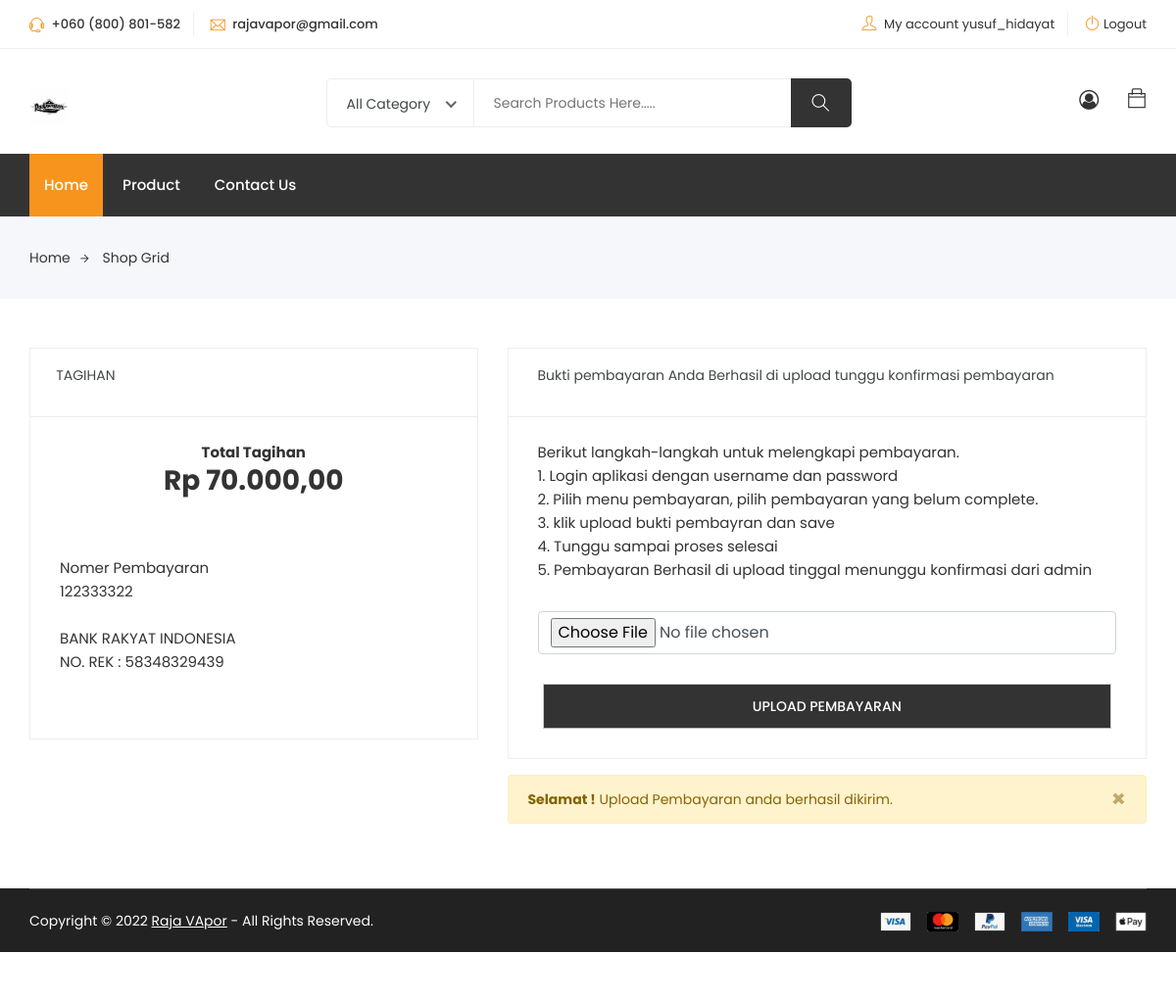
Page /pembayaran/index.php?halaman=pembayaran_upload&id_pembayaran=3 (signed in) on the committed database.
### tables this page shows
CREATE TABLE `pembayaran` (
  `id_pembayaran` int(11) NOT NULL,
  `id_checkout` int(11) NOT NULL,
  `nomor_pembayaran` varchar(50) NOT NULL,
  `total_pembayaran` int(11) NOT NULL,
  `bukti_pembayaran` text NOT NULL,
  `status_pembayaran` int(11) NOT NULL,
  `tanggal_pembayaran` date NOT NULL,
  `id_bank` int(11) NOT NULL
);

CREATE TABLE `bank` (
  `id_bank` int(11) NOT NULL,
  `nama_bank` varchar(100) NOT NULL,
  `no_rekening` int(11) NOT NULL,
  `tutorial_pembayaran` text NOT NULL,
  `atas_nama` varchar(50) NOT NULL,
  `status_bank` int(11) NOT NULL,
  `gambar_logo` text NOT NULL
);

### function.php (called while the page is built, shortened)
<?php
    $url_assets = "http://localhost/201753028/assets/";
    function base_url($urlparam){
        $url = "http://localhost/201753028/".$urlparam;
        return $url;
    }
    function rupiah($angka)
    {
        $hasil_rupiah = "Rp " . number_format($angka, 2, ',', '.');
        return $hasil_rupiah;
    }
    function querysatudata($query){
        $koneksi = mysqli_connect("localhost","root","","201753028");
        $query_cek = mysqli_query($koneksi, $query);
        return mysqli_fetch_array($query_cek, MYSQLI_BOTH);
    }

### pembayaran/pembayaran_upload.php (the view, shortened to what this page needs)
<?php
if (isset($_GET['id_pembayaran'])) {
    $pembayaran = querysatudata("SELECT * FROM pembayaran JOIN bank ON pembayaran.id_bank = bank.id_bank WHERE id_pembayaran = " . $_GET['id_pembayaran'] . "");
}
?>
<section class="shop checkout section">
    <div class="container">
        <div class="row">
            <div class="col-lg-5 col-12 ">
                <div class="order-details">
                    <div class="single-widget">
                        &nbsp;&nbsp;&nbsp;&nbsp;&nbsp;&nbsp;&nbsp;TAGIHAN
                        <div class="content">
                            <ul>
                                <li class="last">
                                </li>
                                <li class="text-center">
                                    <b>
                                        Total Tagihan
                                    </b>
                                    <h3>
                                        <?= rupiah($pembayaran['total_pembayaran']) ?>
                                </li>
                                <li>
                                    <br><br>
                                    Nomer Pembayaran <br>
                                    <?= $pembayaran['nomor_pembayaran'] ?>
                                    <br>
                                    <br>
                                    <?= $pembayaran['nama_bank'] ?> <br>
                                    NO. REK : 58348329439 <br><br>
                                </li>
                            </ul>
                        </div>
                    </div>
                </div>
            </div>
            <div class="col-lg-7 col-12">
                <div class="order-details mb-3">
                    <div class="single-widget">
                        <?php
                        if ($pembayaran['status_pembayaran'] == 1) {
                            echo ' Silahkan Upload Bukti pembayaran Anda ';
                        } elseif ($pembayaran['status_pembayaran'] == 2) {
                            echo 'Bukti pembayaran Anda Upload tidak valid';
                        } elseif ($pembayaran['status_pembayaran'] == 3) {
                            echo 'Bukti pembayaran Anda Berhasil di upload tunggu konfirmasi pembayaran';
                        } elseif ($pembayaran['status_pembayaran'] == 4) {
                            echo ' Pembayaran berhasil di konfirmasi ';
                        }
                        ?>
                        <div class="content">
                            <ul>
                                <li class="last">
                                </li>
                                <li>
                                    Berikut langkah-langkah untuk melengkapi pembayaran. <br>
                                    1. Login aplikasi dengan username dan password <br>
                                    2. Pilih menu pembayaran, pilih pembayaran yang belum complete. <br>
                                    3. klik upload bukti pembayran dan save <br>
                                    4. Tunggu sampai proses selesai <br>
                                    5. Pembayaran Berhasil di upload tinggal menunggu konfirmasi dari admin
                                </li>
                            </ul>
                        </div>
                    </div>
                    <form action="<?= base_url('pembayaran/aksi.php') ?>" method="post" enctype="multipart/form-data">
                        <div class="single-widget">
                            <div class="content">
                                <ul>
                                    <li>
                                        <input type="file" name="butkipembayaran" class="form-control " id="">
                                    </li>
                                </ul>
                            </div>
                        </div>
                        <div class="single-widget get-button">
                            <div class="content">
                                <div class="button">
                                    <button type="submit" name="btnUPLOADBUKTIPEMBAYARAN" class="btn">Upload Pembayaran</button>
                                </div>
                            </div>
                        </div>
                    </form>
                </div>
                <?php
                if ($pembayaran['status_pembayaran'] == 3) { ?>
                    <div class="alert alert-warning alert-dismissible fade show" role="alert">
                        <strong>Selamat !</strong> Upload Pembayaran anda berhasil dikirim.
                        <button type="button" class="close" data-dismiss="alert" aria-label="Close">
                            <span aria-hidden="true">&times;</span>
                        </button>
                    </div>
                <?php
                }
                ?>
            </div>
        </div>
    </div>
    <div style="height:50px;">
    </div>

### templates/header.php (shortened to what this page needs)
<!DOCTYPE html>
<html lang="zxx">
<head>
	<link rel="stylesheet" href="<?= $url_assets . "eshop/eshop/" ?>css/bootstrap.css">
	<link rel="stylesheet" href="<?= $url_assets . "eshop/eshop/" ?>css/magnific-popup.min.css">
	<link rel="stylesheet" href="<?= $url_assets . "eshop/eshop/" ?>css/font-awesome.css">
	<link rel="stylesheet" href="<?= $url_assets . "eshop/eshop/" ?>css/jquery.fancybox.min.css">
	<link rel="stylesheet" href="<?= $url_assets . "eshop/eshop/" ?>css/themify-icons.css">
	<link rel="stylesheet" href="<?= $url_assets . "eshop/eshop/" ?>css/niceselect.css">
	<link rel="stylesheet" href="<?= $url_assets . "eshop/eshop/" ?>css/animate.css">
	<link rel="stylesheet" href="<?= $url_assets . "eshop/eshop/" ?>css/flex-slider.min.css">
	<link rel="stylesheet" href="<?= $url_assets . "eshop/eshop/" ?>css/owl-carousel.css">
	<link rel="stylesheet" href="<?= $url_assets . "eshop/eshop/" ?>css/slicknav.min.css">
	<link rel="stylesheet" href="<?= $url_assets . "eshop/eshop/" ?>css/reset.css">
	<link rel="stylesheet" href="<?= $url_assets . "eshop/eshop/" ?>style.css">
	<link rel="stylesheet" href="<?= $url_assets . "eshop/eshop/" ?>css/responsive.css">
</head>
<body class="js">
	<header class="header shop">
		<div class="topbar">
			<div class="container">
				<div class="row">
					<div class="col-lg-4 col-md-12 col-12">
						<div class="top-left">
							<ul class="list-main">
								<li><i class="ti-headphone-alt"></i> +060 (800) 801-582</li>
								<li><i class="ti-email"></i> rajavapor@gmail.com</li>
							</ul>
						</div>
					</div>
					<div class="col-lg-8 col-md-12 col-12">
						<div class="right-content">
							<ul class="list-main">
								<?php if (isset($_SESSION['id_user'])) { ?>
									<li>
										<i class="ti-user"></i>
										<a href="#">My account <?= $_SESSION['username']; ?> </a>
									</li>
									<li><i class="ti-power-off"></i><a href="<?= base_url('logout.php') ?>">Logout</a></li>
								<?php } ?>
							</ul>
						</div>
					</div>
				</div>
			</div>
		</div>
		<div class="middle-inner">
			<div class="container">
				<div class="row">
					<div class="col-lg-2 col-md-2 col-12">
						<div class="logo">
							<a href="/201753028/"><img src="<?= $url_assets . "eshop/eshop/" ?>images/rajavapor.jpg" width="40px" style="" alt="logo"></a>
						</div>
					</div>
					<div class="col-lg-8 col-md-7 col-12">
						<div class="search-bar-top">
							<div class="search-bar">
								<form action="<?= base_url('search.php') ?>" method="GET">
									<input name="search" placeholder="Search Products Here....." type="search">
									<button class="btnn"><i class="ti-search"></i></button>
								</form>
							</div>
						</div>
					</div>
					<div class="col-lg-2 col-md-3 col-12">
						<div class="right-bar">
							<?php if (isset($_SESSION['id_user'])) { ?>
								<div class="sinlge-bar">
									<a href="http://localhost/201753028/shop/user/index.php" class="single-icon"><i class="fa fa-user-circle-o" aria-hidden="true"></i></a>
								</div>
							<?php } else { ?>
								<div class="sinlge-bar">
									<a href="<?= base_url('?halaman=login') ?>" class="single-icon"><i class="fa fa-user-circle-o" aria-hidden="true"></i></a>
								</div>
							<?php } ?>
							<div class="sinlge-bar shopping">
								<a href="#" class="single-icon"><i class="ti-bag"></i>
								</a>
							</div>
						</div>
					</div>
				</div>
			</div>
		</div>
		<div class="header-inner">
			<div class="container">
				<div class="cat-nav-head">
					<div class="row">
						<div class="col-12">
							<div class="menu-area">
								<nav class="navbar navbar-expand-lg">
									<div class="navbar-collapse">
										<div class="nav-inner">
											<ul class="nav main-menu menu navbar-nav">
												<li class="active"><a href="<?= base_url('') ?>">Home</a></li>
												<li><a href="<?= base_url('') ?>">Product</a></li>
												<li><a href="contact.html">Contact Us</a></li>
											</ul>
										</div>
									</div>
								</nav>
							</div>
						</div>
					</div>
				</div>
			</div>
		</div>
	</header>
	<div class="breadcrumbs" style="margin-bottom:0%;">
		<div class="container">
			<div class="row">
				<div class="col-12">
					<div class="bread-inner">
						<ul class="bread-list">
							<li><a href="index1.html">Home<i class="ti-arrow-right"></i></a></li>
							<li class="active"><a href="blog-single.html">Shop Grid</a></li>
						</ul>
					</div>
				</div>
			</div>
		</div>
	</div>

### pembayaran/index.php (shortened to what this page needs)
<?php
include '../function.php';
include '../templates/header.php';
$col_atas = '
<section class=" shop-sidebar shop " style="margin-top:10px; margin-bottom:50px;">
    <div class="container">
        <div class="row">
';
$col_bawah = '</div></div></section>';
if (isset($_GET['halaman'])) {
    $hal = $_GET['halaman'];
    switch ($hal) {
        case 'pembayaran_upload':
            include "pembayaran_upload.php";
            break;
    }
} else {
    echo $col_atas;
    include "../shop/user/sidebar.php";
    include "pembayaran.php";
    echo $col_bawah;
}
?>
<?php
include '../templates/footer.php';
?>

### templates/footer.php (shortened to what this page needs)
    <footer class="footer">
		<div class="copyright">
			<div class="container">
				<div class="inner">
					<div class="row">
						<div class="col-lg-6 col-12">
							<div class="left">
								<p>Copyright © <?= date('Y') ?> <a href="/201753028/" target="_blank">Raja VApor</a>  -  All Rights Reserved.</p>
							</div>
						</div>
						<div class="col-lg-6 col-12">
							<div class="right">
								<img src="images/payments.png" alt="#">
							</div>
						</div>
					</div>
				</div>
			</div>
		</div>
	</footer>
</body>
</html>

### rows in the picture
pembayaran: total_pembayaran "Rp 70.000,00", nomor_pembayaran "122333322", id_bank.nama_bank "BANK RAKYAT INDONESIA"

### other values in the picture
$_SESSION['username'] "yusuf_hidayat"
